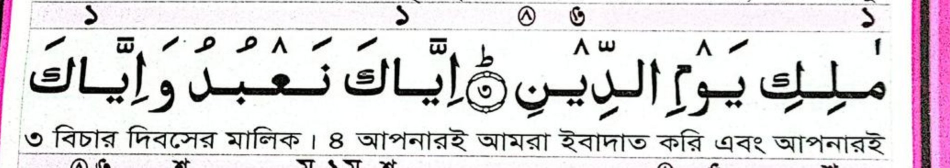
#> input picture quran-verification/page-001/vision-crops/row_1.jpg, 1900 x 335 px, given in place of p005.png, which was not available (shown at 1/2 size)
$ python prepare_annotation_review.py 5
#> lines starting #> are read from the running program, lines starting #| are printed output that depends on the picture; pictures that were not available may be replaced by others from this repository, and a replacement may not be noted
#!/usr/bin/env python3
"""Prepare lossless source evidence for page-by-page annotation review.

This script never OCRs, identifies, or promotes a mark. It renders the requested
physical PDF page, saves eleven generous row crops, and records hashes so a later
human/source review can bind every observed mark without changing the evidence.
"""
import argparse, hashlib, json, subprocess
from pathlib import Path
from PIL import Image

ROOT = Path(__file__).resolve().parents[1]
PDF = Path('/Users/barik/Downloads/oct 1 bin/CamScanner 09-20-2026 01.00.pdf')
PDF_SHA = '73fab89e61dda144b8c4b2d16239a756564303847917f1f0a69fdd283c3f6640'

def sha256(path):
    return hashlib.sha256(path.read_bytes()).hexdigest()

def main():
    ap=argparse.ArgumentParser();ap.add_argument('page',type=int);ap.add_argument('--dpi',type=int,default=300)
    a=ap.parse_args(); assert 1 <= a.page <= 760
    out=ROOT/'evidence'/'resume-2026-10-21'/f'page{a.page:03d}-annotation-review';out.mkdir(parents=True,exist_ok=True)
    stem=out/f'p{a.page:03d}'
    subprocess.run(['pdftoppm','-f',str(a.page),'-singlefile','-png','-r',str(a.dpi),str(PDF),str(stem)],check=True,stdout=subprocess.DEVNULL)
#> (this line was passed over: subprocess is not available in this run)
    page=stem.with_suffix('.png');im=Image.open(page);w,h=im.size
#> in main, im is the input picture: PIL image 1900x335 RGB; mean R, G, B 221.4, 216.9, 219.9
#> after `w, h = im.size`: w = 1900; h = 335
    # Preserve overlap deliberately: exact row boundaries are confirmed during review.
    top=int(h*.075);bottom=int(h*.945);step=(bottom-top)/11
#> after `top = int(h * 0.075)`: top = 25
#> after `bottom = int(h * 0.945)`: bottom = 316
#> after `step = (bottom - top) / 11`: step = 26.45
    crops=[]
    for i in range(11):
        y0=max(0,int(top+i*step-step*.28));y1=min(h,int(top+(i+1)*step+step*.12))
        p=out/f'row{i:02d}.png';im.crop((int(w*.03),y0,int(w*.97),y1)).save(p)
        crops.append({'rowIndex':i,'file':str(p.relative_to(ROOT)),'box':[int(w*.03),y0,int(w*.97),y1],'sha256':sha256(p)})
#> this loop made 11 passes
#> pass 1, in main, `p = out / f'row{i:02d}.png'`:
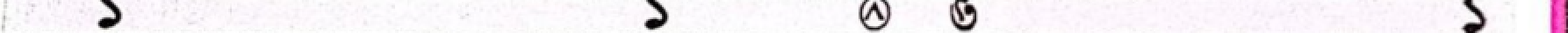
#> saved as row00.png: PIL image 1786x37 RGB (shown at 1/2 size); mean R, G, B 242.5, 237, 241.6
#> pass 2, in main, `p = out / f'row{i:02d}.png'`:
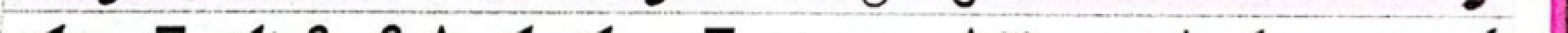
#> saved as row01.png: PIL image 1786x37 RGB (shown at 1/2 size); mean R, G, B 239.3, 236.9, 238.5
#> after the loop, crops = 11 items
    report={'physicalPage':a.page,'status':'evidence_prepared_review_pending','sourcePdf':str(PDF),'sourcePdfSha256':PDF_SHA,'renderDpi':a.dpi,'pageImage':{'file':str(page.relative_to(ROOT)),'size':[w,h],'sha256':sha256(page)},'rowCrops':crops,'promotionRule':'No mark is verified until identity, source box, target grapheme, and direct source review are saved.'}
    (out/'review-status.json').write_text(json.dumps(report,ensure_ascii=False,indent=2)+'\n')
    print(json.dumps({'page':a.page,'rows':len(crops),'report':str(out/'review-status.json')}))
#| {"page": 5, "rows": 11, "report": "web-views/evidence/resume-2026-10-21/page005-annotation-review/review-status.json"}

if __name__=='__main__': main()

$ run again, on quran-verification/page-001/vision-crops/row_2.jpg
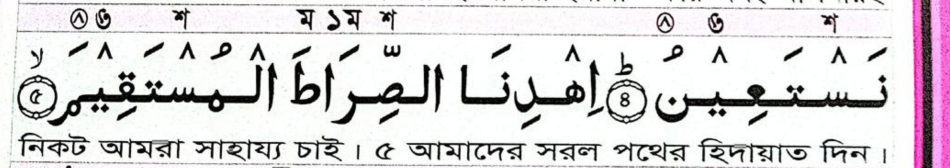
#> input picture quran-verification/page-001/vision-crops/row_2.jpg, 1900 x 335 px, given in place of p005.png, which was not available (shown at 1/2 size)
#> in main, im is the input picture: PIL image 1900x335 RGB; mean R, G, B 219.3, 216.2, 218.3
#> the loop in main, `for i in range(11):` made 11 passes
#> pass 1, in main, `p = out / f'row{i:02d}.png'`:
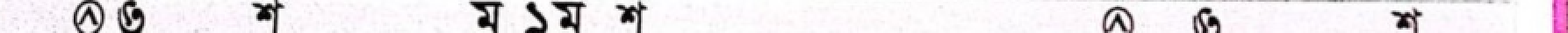
#> saved as row00.png: PIL image 1786x37 RGB (shown at 1/2 size); mean R, G, B 233, 228.2, 231.9
#> pass 2, in main, `p = out / f'row{i:02d}.png'`:
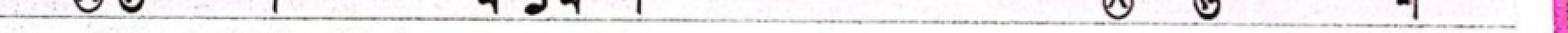
#> saved as row01.png: PIL image 1786x37 RGB (shown at 1/2 size); mean R, G, B 237.5, 234.2, 236.4
#> after the loop in main, `for i in range(11):`: crops = 11 items
#| {"page": 5, "rows": 11, "report": "web-views/evidence/resume-2026-10-21/page005-annotation-review/review-status.json"}

$ run again, on quran-verification/page-001/vision-crops/row_3.jpg
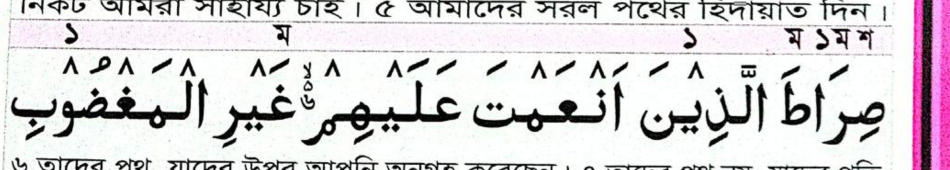
#> input picture quran-verification/page-001/vision-crops/row_3.jpg, 1900 x 340 px, given in place of p005.png, which was not available (shown at 1/2 size)
#> in main, im is the input picture: PIL image 1900x340 RGB; mean R, G, B 215.7, 212, 214.7
#> the loop in main, `for i in range(11):` made 11 passes
#> pass 1, in main, `p = out / f'row{i:02d}.png'`:
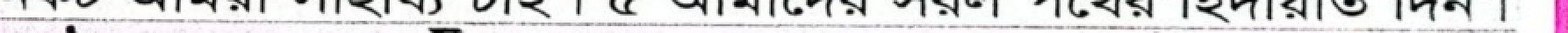
#> saved as row00.png: PIL image 1786x38 RGB (shown at 1/2 size); mean R, G, B 218, 216.5, 217.4
#> pass 2, in main, `p = out / f'row{i:02d}.png'`:
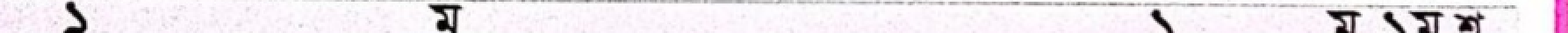
#> saved as row01.png: PIL image 1786x38 RGB (shown at 1/2 size); mean R, G, B 236.9, 230.4, 236
#> after the loop in main, `for i in range(11):`: crops = 11 items
#| {"page": 5, "rows": 11, "report": "web-views/evidence/resume-2026-10-21/page005-annotation-review/review-status.json"}
